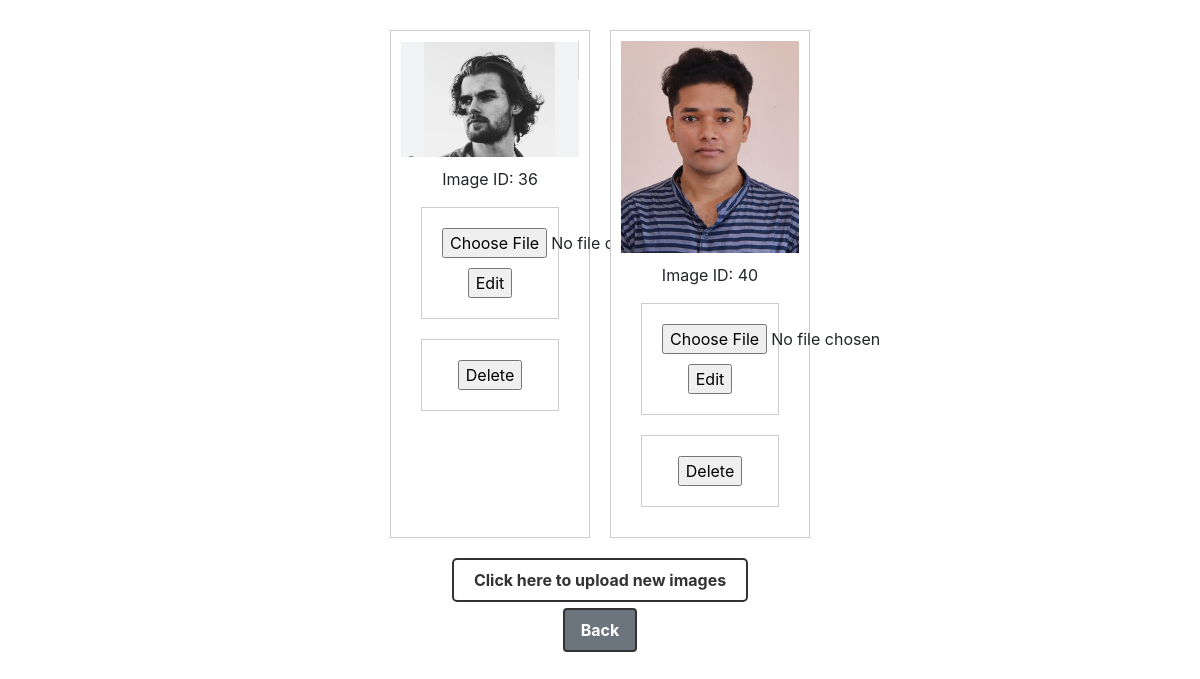
The page /matrimony/upload_images (signed in) on the database its author committed.
### matrimony/models.py (models this page shows, shortened)
class ImageUpload(models.Model):
    user = models.ForeignKey(User, on_delete=models.CASCADE)
    upload_date = models.DateTimeField(auto_now_add=True)

class Image(models.Model):
    image_upload = models.ForeignKey(ImageUpload, on_delete=models.CASCADE, null=True, blank=True)
    image = models.ImageField(upload_to='user_images/')
    from django.db import models

### matrimony/views.py (the view)
# urls.py: path('upload_images', views.upload_images, name='upload_images'),
@login_required
def upload_images(request):
    if request.method == 'POST':
        image_upload_form = ImageUploadForm(request.POST, request.FILES)
        if image_upload_form.is_valid():
            image = image_upload_form.save(commit=False)
            image.user = request.user
            image.save()
            for file in request.FILES.getlist('image'):
                if file.content_type.startswith('image'):
                    Image.objects.create(image_upload=image, image=file)
                else:
                    pass  # For example, you can skip or log non-image files
            return redirect('matrimony:upload_images')  # Redirect to a success page
    else:
        image_upload_form = ImageUploadForm()
    user_images = ImageUpload.objects.filter(user=request.user)
    return render(request, 'matrimony/upload_images.html', {'image_upload_form': image_upload_form, 'user_images': user_images})

### matrimony/forms.py
class ImageUploadForm(forms.ModelForm):
    class Meta:
        model = ImageUpload
        fields = []

### matrimony/templates/matrimony/upload_images.html (shortened to what this page needs)
<!DOCTYPE html>
<html>
<head>
    <link rel="stylesheet" href="https://maxcdn.bootstrapcdn.com/bootstrap/4.5.2/css/bootstrap.min.css">
    <link rel="stylesheet" href="https://code.jquery.com/ui/1.12.1/themes/base/jquery-ui.css">
</head>
<body>
  <div class="image-gallery">
    {% for image_upload in user_images %}
        <div class="image-card">
            {% if image_upload.image_set.exists %}
                <img src="{{ image_upload.image_set.first.image.url }}" alt="User Image">
                <p>Image ID: {{ image_upload.image_set.first.id }}</p>
                <form method="post" action="{% url 'matrimony:edit_image' image_upload_id=image_upload.id image_id=image_upload.image_set.first.id %}" enctype="multipart/form-data">
                    <input type="file" name="image">
                    <input type="submit" value="Edit">
                </form>
                <form method="post" action="{% url 'matrimony:delete_image' image_upload_id=image_upload.id image_id=image_upload.image_set.first.id %}">
                    <input type="submit" value="Delete">
                </form>
            {% else %}
                <p>No image available</p>
            {% endif %}
        </div>
    {% endfor %}
  </div>
  <div class="upload-link">
    <a href="#" onclick="triggerFormSubmission();">Click here to upload new images</a>
    <br>
    <a href="{% url 'matrimony:myprofile' %}" class="btn btn-secondary mt-3">Back</a>
  </div>
</body>
</html>

### matrimony/templates/matrimony/upload_images.html (style rules this page uses)
body { font-family: Arial, sans-serif; background-color: #f5f5f5; margin: 0; padding: 0; }
form { margin: 20px; padding: 20px; border: 1px solid #ccc; background-color: #fff; max-width: 400px; }
form input[type="file"] { margin-bottom: 10px; }
.image-gallery { display: flex; flex-wrap: wrap; justify-content: center; margin-top: 20px; }
.image-card { border: 1px solid #ccc; padding: 10px; margin: 10px; width: 200px; background-color: #fff; text-align: center; }
.image-card img { max-width: 100%; height: auto; display: block; margin-bottom: 10px; }
.image-card form { margin-top: 5px; }
.upload-link { text-align: center; margin-top: 20px; }
.upload-link a { text-decoration: none; color: #333; font-weight: bold; border: 2px solid #333; padding: 10px 20px; border-radius: 5px; transition: all 0.3s ease; }
.btn.btn-secondary { display: inline-block; padding: 8px 16px; text-align: center; text-decoration: none; color: #fff; background-color: #6c757d; border-radius: 4px; transition: background-color 0.3s ease; }

### rows shown on the page
ImageUpload: image_set.first.image (picture), image_set.first.id "36"
ImageUpload: image_set.first.image (picture), image_set.first.id "40"
